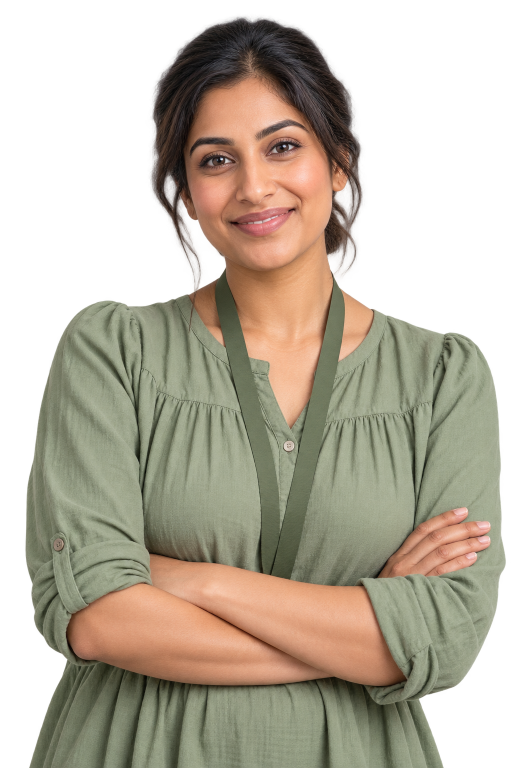
#> input picture alexandra-montessori/marketing/social/2026-10/assets/adult-practitioner.png, 1024 x 1536 px, given in place of _01-admissions-now-open@2x.png, which was not available (shown at 1/2 size)
$ python posters.py
#> lines starting #> are read from the running program, lines starting #| are printed output that depends on the picture
"""Alexandra Montessori - October 2026 poster set (Instagram 4:5).

Codex makes cut-outs (assets/: children, practitioner, 3D clay icons) and photo plates
(plates/). This script lays out each poster in HTML and renders it with headless Chrome
at 2x, downsampled to 1080x1350, into posters/.

Usage:  python posters.py            # all
        python posters.py admissions # one or more by key
"""
import subprocess
import sys
from pathlib import Path

from PIL import Image

ROOT = Path(__file__).resolve().parent
A = ROOT / "assets"
PL = ROOT / "plates"
FONTS = ROOT / "fonts"
OUT = ROOT / "posters"
HTMLD = ROOT / "_html_posters"
BADGE = (ROOT / "../../../src/assets/logo-badge.webp").resolve()
CHROME = r"C:\Program Files\Google\Chrome\Application\chrome.exe"
W, H = 1080, 1350


def u(p):
    return Path(p).resolve().as_uri()


def asset(name):
    """Latest version of an asset (name-v2.png beats name.png)."""
    stem = name[:-4]
    cands = sorted(A.glob(f"{stem}*.png"), key=lambda p: p.stat().st_mtime)
    return u(cands[-1]) if cands else ""


CSS = f"""
@font-face {{ font-family: Fraunces; src: url('{u(FONTS / "Fraunces.ttf")}'); font-weight: 100 900; }}
@font-face {{ font-family: Fraunces; src: url('{u(FONTS / "Fraunces-Italic.ttf")}'); font-style: italic; font-weight: 100 900; }}
@font-face {{ font-family: Caveat; src: url('{u(FONTS / "Caveat.ttf")}'); font-weight: 400 700; }}
@font-face {{ font-family: Poppins; src: url('{u(FONTS / "poppins-latin-400.woff2")}'); font-weight: 400; }}
@font-face {{ font-family: Poppins; src: url('{u(FONTS / "poppins-latin-500.woff2")}'); font-weight: 500; }}
@font-face {{ font-family: Poppins; src: url('{u(FONTS / "poppins-latin-600.woff2")}'); font-weight: 600; }}
@font-face {{ font-family: Poppins; src: url('{u(FONTS / "poppins-latin-700.woff2")}'); font-weight: 700; }}
:root {{
  --laurel: #2f4a35; --laurel-2: #4f6b4c; --sage: #a3bc9a; --sage-2: #cfdcc8; --sage-3: #e6eee1;
  --cream: #f7f2ea; --paper: #fffdf8; --apricot: #e8875a; --apricot-2: #f6c7a8; --butter: #f2cf6b;
  --blush: #f2b8b0; --ink: #2d3a31; --muted: #5b6a60;
}}
* {{ margin: 0; padding: 0; box-sizing: border-box; }}
html, body {{ width: {W}px; height: {H}px; }}
.c {{ position: relative; width: {W}px; height: {H}px; overflow: hidden; background: var(--cream);
      font-family: Poppins; color: var(--ink); -webkit-font-smoothing: antialiased; }}
.pattern {{ position: absolute; inset: 0; opacity: .55; }}
.abs {{ position: absolute; }}
.badge {{ position: absolute; left: 56px; top: 48px; width: 124px; height: 124px; border-radius: 50%;
          box-shadow: 0 8px 24px rgba(47,74,53,.12); }}
.url {{ position: absolute; right: 60px; top: 98px; font-size: 16px; font-weight: 500; letter-spacing: .04em; color: var(--laurel-2); }}
.chip {{ display: inline-flex; align-items: center; gap: 10px; padding: 9px 18px; border-radius: 999px;
         background: var(--sage-3); color: var(--laurel); font-size: 14px; font-weight: 600; letter-spacing: .14em;
         text-transform: uppercase; border: 1.5px solid var(--sage-2); }}
.chip i {{ width: 7px; height: 7px; border-radius: 50%; background: var(--apricot); display: inline-block; }}
.h {{ font-family: Fraunces; font-weight: 750; font-variation-settings: "SOFT" 100, "WONK" 0, "opsz" 144;
      color: var(--laurel); letter-spacing: -.03em; line-height: .92; }}
.h em {{ font-style: italic; font-weight: 600; color: var(--apricot); font-variation-settings: "SOFT" 100, "WONK" 1, "opsz" 144; }}
.sub {{ font-size: 22px; line-height: 1.45; color: var(--muted); }}
.sub b {{ color: var(--laurel); font-weight: 600; }}
.cta {{ display: inline-flex; align-items: center; gap: 14px; padding: 18px 20px 18px 30px; border-radius: 999px;
        background: var(--laurel); color: #fff; font-size: 21px; font-weight: 600; box-shadow: 0 10px 26px rgba(47,74,53,.25); }}
.cta .ar {{ width: 38px; height: 38px; border-radius: 50%; background: var(--butter); color: var(--laurel);
            display: grid; place-items: center; font-size: 20px; font-weight: 700; }}
.ticks {{ list-style: none; display: grid; gap: 14px; }}
.ticks li {{ display: flex; align-items: center; gap: 14px; font-size: 20px; font-weight: 500; color: var(--ink); }}
.ticks li span.t {{ flex: none; width: 32px; height: 32px; border-radius: 50%; background: var(--sage-3);
                    border: 1.5px solid var(--sage); display: grid; place-items: center; }}
.foot {{ position: absolute; left: 0; right: 0; bottom: 0; height: 118px; background: var(--laurel);
         display: grid; grid-template-columns: 1fr 1fr 1fr; align-items: center; padding: 0 34px; color: #fff; }}
.foot > div {{ display: flex; align-items: center; gap: 14px; justify-content: center; position: relative; }}
.foot > div + div::before {{ content: ""; position: absolute; left: 0; top: 8px; bottom: 8px; width: 1px; background: rgba(255,255,255,.22); }}
.foot .pin {{ width: 40px; height: 40px; border-radius: 50%; background: rgba(255,255,255,.1); display: grid; place-items: center; }}
.foot .n {{ font-size: 15px; font-weight: 600; letter-spacing: .14em; text-transform: uppercase; color: var(--sage-2); }}
.foot .p {{ font-size: 21px; font-weight: 600; letter-spacing: .01em; margin-top: 2px; }}
.arch {{ position: absolute; border-radius: 999px 999px 0 0; overflow: hidden; }}
.cut {{ position: absolute; filter: drop-shadow(0 18px 24px rgba(47,74,53,.18)); }}
.ico {{ position: absolute; filter: drop-shadow(0 10px 14px rgba(47,74,53,.16)); }}
.fine {{ font-size: 13px; line-height: 1.5; color: var(--muted); }}
.hand {{ font-family: Caveat; font-weight: 700; color: var(--laurel-2); }}
"""

PIN = """<svg width="20" height="20" viewBox="0 0 24 24" fill="none" stroke="#f2cf6b" stroke-width="2.2" stroke-linecap="round" stroke-linejoin="round"><path d="M20 10c0 6-8 12-8 12s-8-6-8-12a8 8 0 0 1 16 0Z"/><circle cx="12" cy="10" r="3"/></svg>"""
TICK = """<svg width="16" height="16" viewBox="0 0 24 24" fill="none" stroke="#2f4a35" stroke-width="3.2" stroke-linecap="round" stroke-linejoin="round"><path d="M20 6 9 17l-5-5"/></svg>"""

# faint hand-drawn laurel-leaf pattern for the cream ground
PATTERN = """<svg class="pattern" width="1080" height="1350" xmlns="http://www.w3.org/2000/svg"><defs>
<pattern id="lf" width="180" height="180" patternUnits="userSpaceOnUse" patternTransform="rotate(-18)">
<g fill="none" stroke="#c9d6c1" stroke-width="1.6" stroke-linecap="round">
<path d="M30 60c14-18 34-20 44-14-8 14-28 22-44 14Z"/><path d="M30 60 78 44"/>
<circle cx="130" cy="40" r="5"/><path d="M110 130c10 6 22 6 30-2"/><path d="M60 150l6 6m0-6-6 6"/>
<path d="M140 100c-6-16 0-30 10-36 6 12 2 28-10 36Z"/></g></pattern></defs>
<rect width="1080" height="1350" fill="url(#lf)"/></svg>"""


def dashed(d, color="#a3bc9a"):
    return f"""<svg class="abs" style="left:0;top:0" width="1080" height="1350"><path d="{d}" fill="none" stroke="{color}" stroke-width="2.4" stroke-dasharray="2 11" stroke-linecap="round"/></svg>"""


def foot():
    rows = [("Hounslow", "0208 001 5165"), ("Heston", "0203 627 6707"), ("Hammersmith", "0204 618 3477")]
    cells = "".join(f'<div><span class="pin">{PIN}</span><span><div class="n">{n}</div><div class="p">{p}</div></span></div>' for n, p in rows)
    return f'<div class="foot">{cells}</div>'


def page(inner, url=True):
    return f"""<!doctype html><html><head><meta charset="utf-8"><style>{CSS}</style></head><body><div class="c">
{PATTERN}
<img class="badge" src="{u(BADGE)}">
{'<div class="url">alexandramontessori.co.uk</div>' if url else ''}
{inner}
{foot()}
</div></body></html>"""


def ico(name, x, y, w, rot=0):
    src = asset(name)
    return f'<img class="ico" src="{src}" style="left:{x}px;top:{y}px;width:{w}px;transform:rotate({rot}deg)">' if src else ""


def ticks(items):
    return '<ul class="ticks">' + "".join(f'<li><span class="t">{TICK}</span>{t}</li>' for t in items) + "</ul>"


# ------------------------------------------------------------------ posters
def p_admissions():
    return page(f"""
<div class="abs" style="left:60px;top:226px"><span class="chip"><i></i>Babies to 5 years</span></div>
<div class="abs h" style="left:56px;top:290px;font-size:132px">Admissions<br><em>now open</em></div>
<p class="abs sub" style="left:60px;top:560px;width:430px">A calm, Montessori start to life, three West London nurseries, <b>Mon&ndash;Fri, 8am&ndash;6pm</b>.</p>
<div class="abs" style="left:60px;top:700px;width:440px">{ticks(["Montessori + EYFS curriculum", "Funded hours from 9 months", "A key person for every child", "Freshly prepared meals"])}</div>
<div class="abs" style="left:60px;top:1000px"><span class="cta">Book a visit <span class="ar">&rarr;</span></span></div>
<div class="arch" style="left:520px;top:400px;width:500px;height:832px;background:linear-gradient(180deg,#cfdcc8,#a3bc9a)"></div>
<div class="arch" style="left:548px;top:428px;width:444px;height:804px;border:2px dashed rgba(255,255,255,.7);background:none"></div>
<img class="cut" src="{asset('kid-girl-3-pink-cube.png')}" style="left:430px;top:470px;width:640px">
{ico('icon-pink-tower.png', 880, 300, 150, 6)}
{ico('icon-rainbow-stacker.png', 470, 1052, 150, -8)}
{ico('icon-laurel.png', 946, 690, 120, 20)}
{dashed("M 560 1030 C 470 980, 520 880, 610 860")}
""")


def p_funding():
    cards = [
        ("#a3bc9a", "#2f4a35", "9", "months+", "30 hrs", "a week for eligible working parents"),
        ("#f2cf6b", "#5a4512", "2", "years", "15&ndash;30", "hours for eligible families and working parents"),
        ("#f0a979", "#5b2a12", "3&ndash;4", "years", "15 hrs", "for every child, plus 15 more for working parents"),
    ]
    html = ""
    for i, (bg, fg, big, unit, hrs, txt) in enumerate(cards):
        x = 56 + i * 330
        html += f"""<div class="abs" style="left:{x}px;top:760px;width:308px;height:400px;border-radius:30px;background:{bg};color:{fg};padding:30px 28px;box-shadow:0 14px 30px rgba(47,74,53,.12)">
  <div style="font-size:14px;font-weight:600;letter-spacing:.16em;text-transform:uppercase;opacity:.8">From</div>
  <div style="font-family:Fraunces;font-weight:800;font-variation-settings:'SOFT' 100,'opsz' 144;font-size:96px;line-height:.95;letter-spacing:-.03em;margin-top:6px">{big}</div>
  <div style="font-family:Fraunces;font-style:italic;font-weight:600;font-size:30px;margin-top:-2px">{unit}</div>
  <div style="height:2px;background:currentColor;opacity:.2;margin:22px 0 18px"></div>
  <div style="font-size:34px;font-weight:700;letter-spacing:-.01em">{hrs}</div>
  <div style="font-size:18px;line-height:1.4;margin-top:6px;font-weight:500">{txt}</div>
</div>"""
    return page(f"""
<div class="abs" style="left:60px;top:226px"><span class="chip"><i></i>Funded childcare &middot; England</span></div>
<div class="abs h" style="left:56px;top:290px;font-size:112px">Up to 30<br>funded <em>hours</em></div>
<p class="abs sub" style="left:60px;top:540px;width:520px">We accept every government entitlement, and we&rsquo;ll walk you through yours, step by step.</p>
<div class="abs" style="left:60px;top:660px"><span class="cta" style="font-size:19px">Ask us: 0204 618 3477 <span class="ar">&rarr;</span></span></div>
<div class="abs" style="left:640px;top:250px;width:390px;height:390px;border-radius:50%;background:radial-gradient(circle at 40% 35%,#fff6e3,#f2cf6b)"></div>
<img class="cut" src="{asset('kid-baby-10m-sitting.png')}" style="left:600px;top:225px;width:460px">
{ico('icon-heart-hands.png', 590, 560, 120, -10)}
<p class="abs fine" style="left:60px;right:60px;top:1180px">Funded hours are up to 38 weeks a year (or stretched across the year). Eligibility applies; check yours on GOV.UK. 2-year-old funding: 15 hours for families receiving certain support, 30 hours for eligible working parents. Meals, consumables and extra hours may be charged. Hammersmith welcomes children from 12 months.</p>
""")


def circle(src, x, y, d, label, bg, fg="#fff", lx=0, ly=0):
    return f"""<div class="abs" style="left:{x}px;top:{y}px;width:{d}px;height:{d}px;border-radius:50%;overflow:hidden;border:7px solid #fff;box-shadow:0 14px 30px rgba(47,74,53,.18)">
<img src="{src}" style="width:100%;height:100%;object-fit:cover"></div>
<div class="abs" style="left:{x + lx}px;top:{y + d - 30 + ly}px;background:{bg};color:{fg};padding:10px 18px;border-radius:14px;font-size:19px;font-weight:600;line-height:1.2;box-shadow:0 8px 18px rgba(47,74,53,.16);white-space:nowrap">{label}</div>"""


def p_learning():
    pl = lambda n: u(PL / n)
    return page(f"""
<div class="abs h" style="left:0;right:0;top:206px;text-align:center;font-size:84px">It looks like <em>play.</em></div>
<div class="abs" style="left:0;right:0;top:300px;text-align:center;font-family:Fraunces;font-weight:500;font-variation-settings:'SOFT' 100,'opsz' 72;font-size:40px;color:var(--laurel-2)">Here&rsquo;s what it really is.</div>
{dashed("M 270 560 C 380 600, 420 640, 480 700")}{dashed("M 810 560 C 700 600, 660 640, 600 700")}
{dashed("M 270 900 C 360 880, 400 860, 450 840")}{dashed("M 810 900 C 720 880, 680 860, 630 840")}
{circle(pl('a1-water-pouring.png'), 70, 390, 230, 'Independence', '#4f6b4c', lx=10)}
{circle(pl('b1-practitioner-presenting.png'), 780, 390, 230, 'Early maths', '#e8875a', lx=40)}
{circle(pl('a3-bead-threading.png'), 70, 790, 230, 'Fine motor skills', '#f2cf6b', '#4a3a0e', lx=-6)}
{circle(pl('b3-snack-table.png'), 780, 790, 230, 'Grace &amp; courtesy', '#a3bc9a', '#2f4a35', lx=10)}
<div class="abs" style="left:330px;top:560px;width:420px;height:560px;border-radius:999px 999px 0 0;background:linear-gradient(180deg,#e6eee1,#cfdcc8)"></div>
<img class="cut" src="{asset('kid-boy-4-pointing.png')}" style="left:300px;top:450px;width:480px">
<div class="abs" style="left:0;right:0;top:1150px;text-align:center"><span style="display:inline-block;background:#fff;padding:16px 34px;border-radius:999px;font-size:22px;font-weight:600;color:var(--laurel);box-shadow:0 10px 24px rgba(47,74,53,.12)">That&rsquo;s the Montessori way <span style="color:var(--apricot)">&#10047;</span></span></div>
""")


DAY = [("08:00", "Arrive &amp; settle with their key person"), ("09:00", "Circle time"), ("09:15", "Montessori work cycle"),
       ("11:00", "Outdoors &amp; nature"), ("12:15", "Lunch, family-style"), ("12:45", "Rest &amp; naps"),
       ("13:15", "Crafts, cooking &amp; science"), ("15:30", "Afternoon tea"), ("16:00", "Independent work"),
       ("18:00", "Home time, full of stories")]


def p_day():
    rows = ""
    for i, (t, txt) in enumerate(DAY):
        y = 470 + i * 64
        dot = "#e8875a" if i in (0, len(DAY) - 1) else "#a3bc9a"
        rows += f"""<div class="abs" style="left:60px;top:{y}px;display:flex;align-items:center;gap:22px">
<span style="width:96px;font-family:Fraunces;font-weight:700;font-variation-settings:'SOFT' 100,'opsz' 72;font-size:28px;color:var(--laurel)">{t}</span>
<span style="width:18px;height:18px;border-radius:50%;background:{dot};border:4px solid var(--cream);box-shadow:0 0 0 2px {dot}"></span>
<span style="font-size:20px;font-weight:500">{txt}</span></div>"""
    return page(f"""
<div class="abs" style="left:60px;top:226px"><span class="chip"><i></i>Mon&ndash;Fri &middot; 8am&ndash;6pm</span></div>
<div class="abs h" style="left:56px;top:290px;font-size:112px">A day at <em>Alexandra</em></div>
<div class="abs" style="left:186px;top:490px;width:2px;height:580px;background:repeating-linear-gradient(to bottom,#a3bc9a 0 6px,transparent 6px 14px)"></div>
{rows}
<div class="arch" style="left:690px;top:560px;width:340px;height:672px;background:linear-gradient(180deg,#fbe3cf,#f0a979)"></div>
<img class="cut" src="{asset('kid-toddler-2-watering-can.png')}" style="left:630px;top:600px;width:440px">
{ico('icon-clock.png', 880, 430, 150, 8)}
{ico('icon-apple.png', 640, 1080, 110, -6)}
""")


def p_hiring():
    return page(f"""
<div class="abs" style="left:60px;top:226px"><span class="chip"><i></i>Careers &middot; West London</span></div>
<div class="abs h" style="left:56px;top:290px;font-size:136px">We&rsquo;re<br><em>hiring</em></div>
<p class="abs sub" style="left:60px;top:590px;width:470px"><b>Room Leaders, Nursery Practitioners &amp; Nursery Assistants</b> for Hounslow, Heston and Hammersmith.</p>
<div class="abs" style="left:60px;top:740px;width:480px">{ticks(["Real training, genuine support", "A path from apprentice to manager", "Authentic Montessori practice", "A close, kind team"])}</div>
<div class="abs" style="left:60px;top:1040px"><span class="cta" style="font-size:19px">alexandramontessori.co.uk/careers <span class="ar">&rarr;</span></span></div>
<div class="arch" style="left:560px;top:380px;width:470px;height:852px;background:linear-gradient(180deg,#e6eee1,#a3bc9a)"></div>
<img class="cut" src="{asset('adult-practitioner.png')}" style="left:470px;top:440px;width:620px">
{ico('icon-golden-beads.png', 900, 320, 140, 10)}
{ico('icon-pencil-paper.png', 540, 1040, 130, -10)}
""")


POSTERS = {
    "admissions": ("01-admissions-now-open", p_admissions),
    "funding": ("02-funded-childcare", p_funding),
    "learning": ("03-looks-like-play", p_learning),
    "day": ("04-a-day-at-alexandra", p_day),
    "hiring": ("05-we-are-hiring", p_hiring),
}


def render(key):
    name, fn = POSTERS[key]
    OUT.mkdir(exist_ok=True); HTMLD.mkdir(exist_ok=True)
    h = HTMLD / f"{name}.html"
    h.write_text(fn(), encoding="utf-8")
    big = OUT / f"_{name}@2x.png"
    subprocess.run([CHROME, "--headless=new", "--disable-gpu", "--hide-scrollbars", "--allow-file-access-from-files",
                    f"--window-size={W},{H}", "--force-device-scale-factor=2", "--virtual-time-budget=4000",
                    f"--screenshot={big}", h.as_uri()], check=True, capture_output=True)
#> (this line was passed over: subprocess is not available in this run)
    Image.open(big).convert("RGB").resize((W, H), Image.LANCZOS).save(OUT / f"{name}.png", optimize=True)
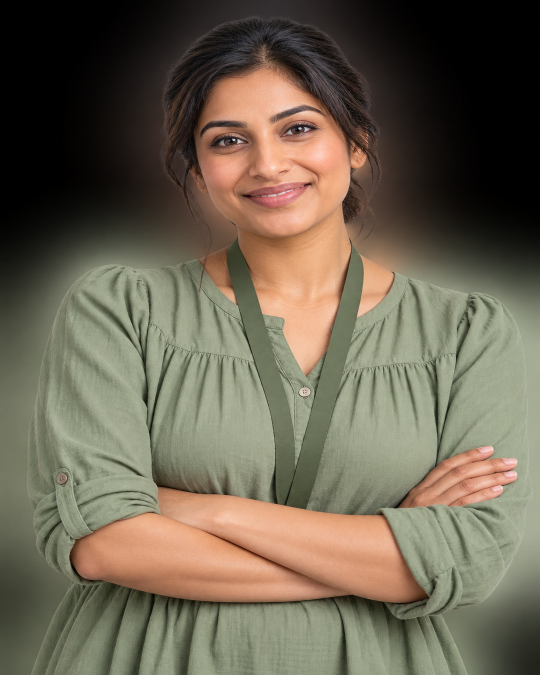
#> saved as 01-admissions-now-open.png: PIL image 1080x1350 RGB (shown at 1/2 size); mean R, G, B 109.3, 100.1, 82.4
    big.unlink()
    print(f"  ok {key} -> posters/{name}.png")


if __name__ == "__main__":
    for k in sys.argv[1:] or list(POSTERS):
        render(k)
#> pass 2 of the loop `for k in sys.argv[1:] or list(POSTERS):`:
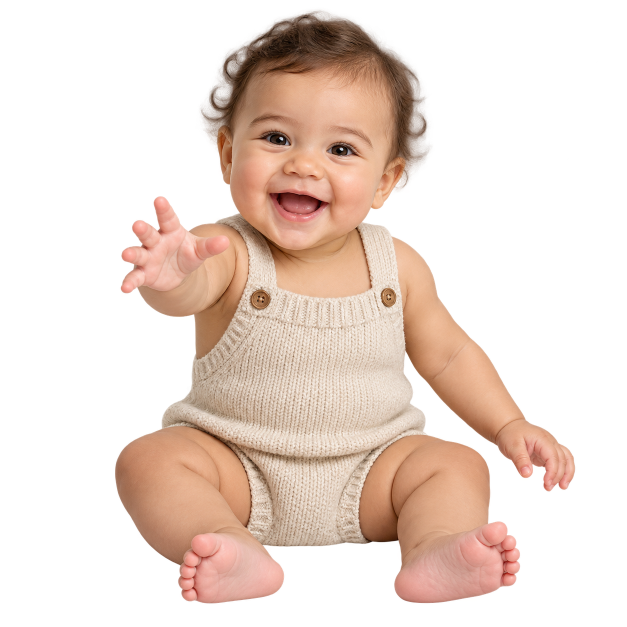
#> input picture alexandra-montessori/marketing/social/2026-10/assets/kid-baby-10m-sitting.png, 1254 x 1254 px, given in place of _02-funded-childcare@2x.png, which was not available (shown at 1/2 size)
#> in render (call 2), `Image.open(big).convert("RGB").resize((W, H), Image.LANCZOS).save(OUT ..`:
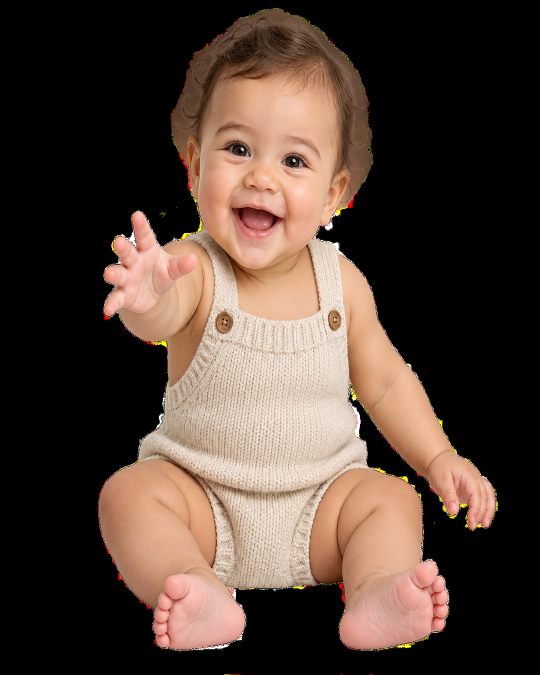
#> saved as 02-funded-childcare.png: PIL image 1080x1350 RGB (shown at 1/2 size); mean R, G, B 81.6, 64.3, 54.3
#> (the run stopped early here; a loop or call above may not have finished)
